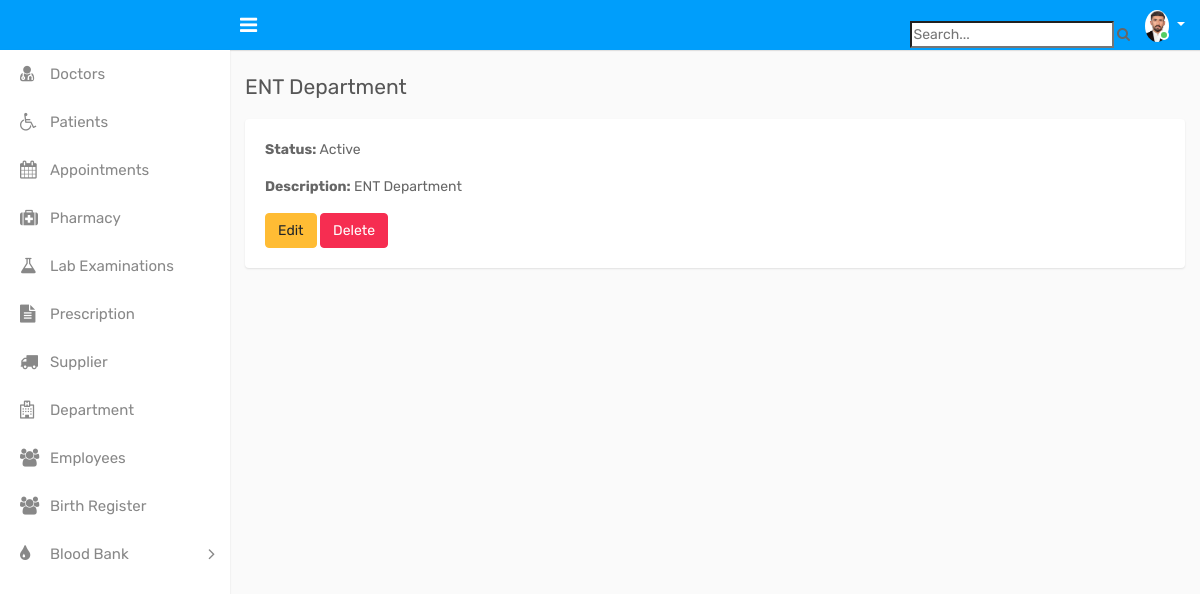
Before: /departments/1/ with the older database file.
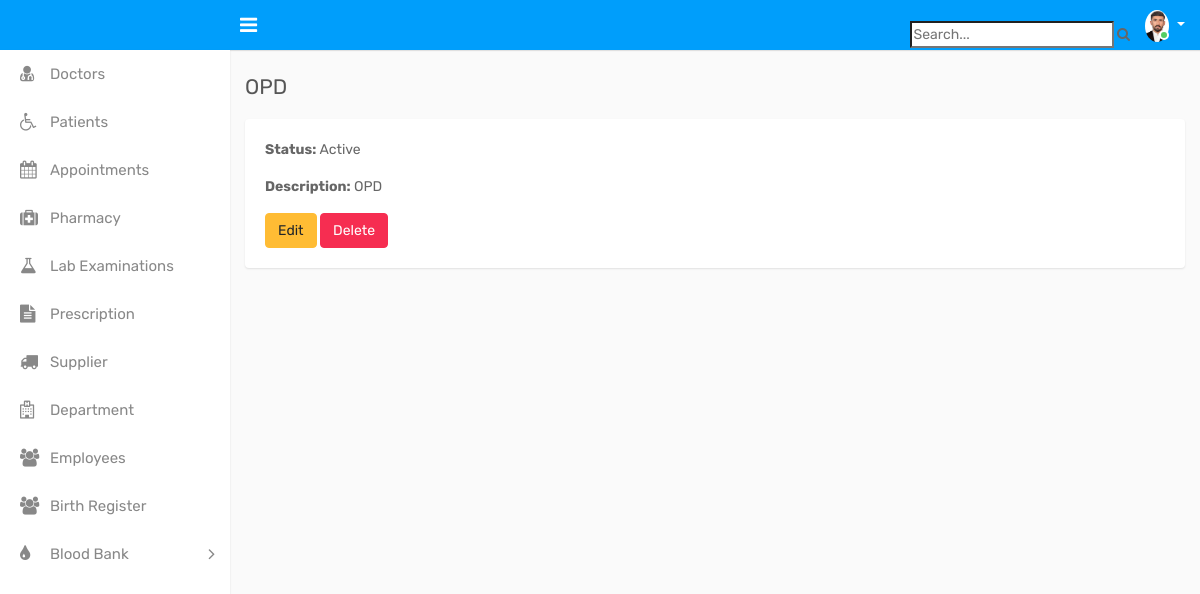
After: the same page with the newer database file.
### pharmacy/models.py (models this page shows, shortened)
class Department(models.Model):
    name = models.CharField(max_length=100)
    status = models.CharField(max_length=15)
    about = models.TextField()

### pharmacy/views.py (the view)
# urls.py: path("departments/<int:pk>/", DepartmentDetailView.as_view(), name="department_detail"),
class DepartmentDetailView(DetailView):
    model = Department
    template_name = "department/department_detail.html"
    context_object_name = "dept"

### pharmacy/templatetags/group_tags.py (called while the page is built)
@register.filter(name='has_group')
def has_group(user, group_name):
    return user.groups.filter(name=group_name).exists()

### pharmacy/templates/department/department_detail.html
{% extends 'base.html' %}
{% block content %}
<div class="page-wrapper">
    <div class="container mt-4">
        <div class="page-header">
            <h4 class="page-title">{{ dept.name }}</h4>
        </div>
        <div class="card">
            <div class="card-body">
                <p><strong>Status:</strong> {{ dept.status }}</p>
                <p><strong>Description:</strong> {{ dept.about }}</p>
                <a href="{% url 'department_edit' dept.id %}" class="btn btn-warning">Edit</a>
                <a href="{% url 'department_delete' dept.id %}" class="btn btn-danger">Delete</a>
            </div>
        </div>
    </div>
</div>
{% endblock %}

Changed rows visible on the page:
changed Department "Active": name "ENT Department" → "OPD"; about "ENT Department" → "OPD"
